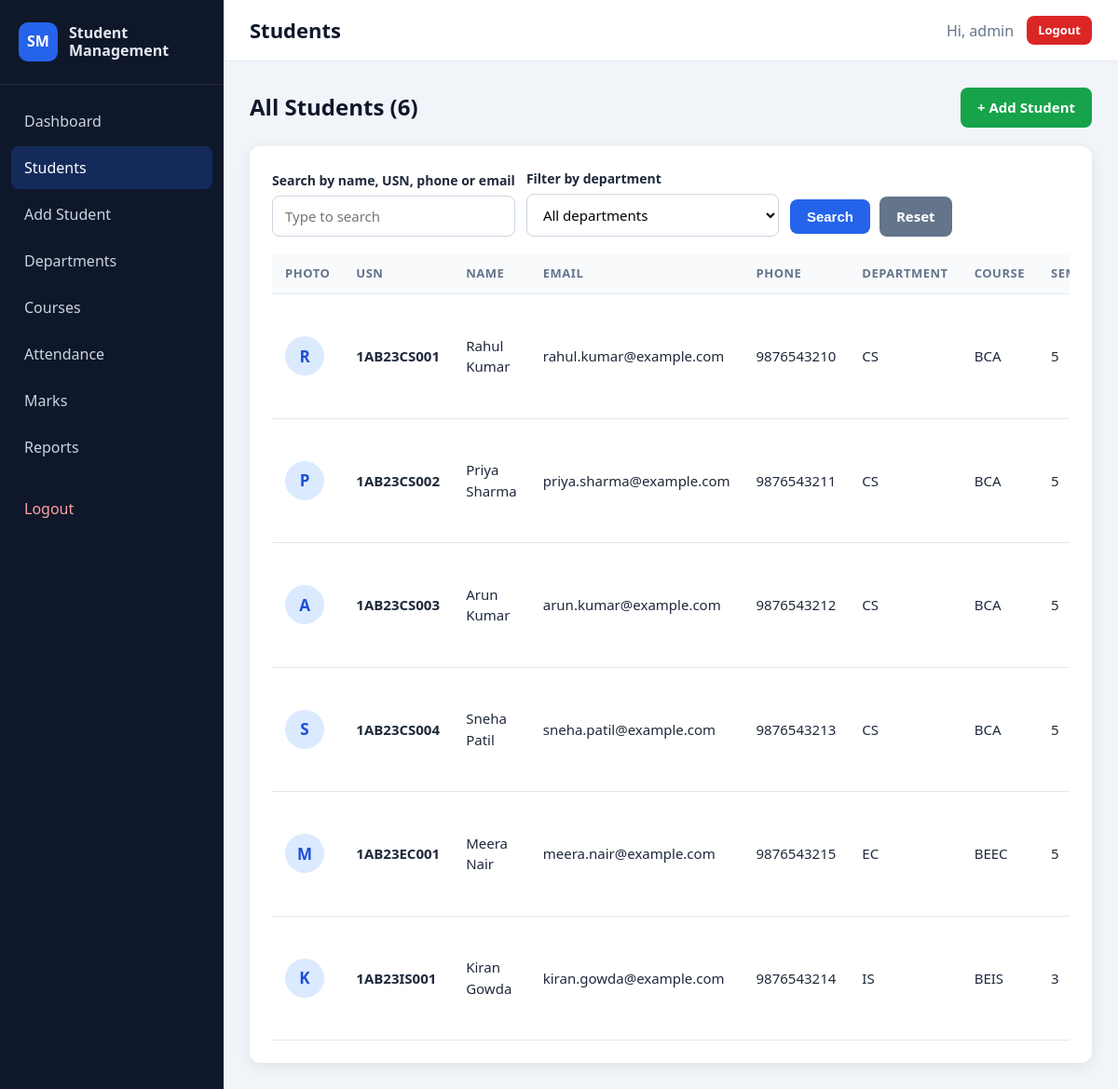
The app's page /students.php (signed in) with its own data.
### tables this page shows
CREATE TABLE students (
    id INT AUTO_INCREMENT PRIMARY KEY,
    usn VARCHAR(20) NOT NULL UNIQUE,
    full_name VARCHAR(100) NOT NULL,
    dob DATE NOT NULL,
    gender ENUM('Male', 'Female', 'Other') NOT NULL,
    email VARCHAR(120) NOT NULL,
    phone VARCHAR(15) NOT NULL,
    address TEXT NOT NULL,
    department_id INT NOT NULL,
    course_id INT NOT NULL,
    semester TINYINT NOT NULL,
    admission_year INT NOT NULL,
    photo VARCHAR(255) NULL,
    created_at TIMESTAMP DEFAULT CURRENT_TIMESTAMP,
    CONSTRAINT fk_students_department FOREIGN KEY (department_id)
        REFERENCES departments (id) ON DELETE RESTRICT,
    CONSTRAINT fk_students_course FOREIGN KEY (course_id)
        REFERENCES courses (id) ON DELETE RESTRICT
);

CREATE TABLE departments (
    id INT AUTO_INCREMENT PRIMARY KEY,
    department_name VARCHAR(100) NOT NULL,
    department_code VARCHAR(10) NOT NULL UNIQUE,
    created_at TIMESTAMP DEFAULT CURRENT_TIMESTAMP
);

CREATE TABLE courses (
    id INT AUTO_INCREMENT PRIMARY KEY,
    course_name VARCHAR(100) NOT NULL,
    course_code VARCHAR(15) NOT NULL UNIQUE,
    department_id INT NOT NULL,
    duration VARCHAR(30) NOT NULL,
    created_at TIMESTAMP DEFAULT CURRENT_TIMESTAMP,
    CONSTRAINT fk_courses_department FOREIGN KEY (department_id)
        REFERENCES departments (id) ON DELETE RESTRICT
);

### students.php (the view, shortened to what this page needs)
<?php
require_once __DIR__ . '/config/db.php';
require_once __DIR__ . '/includes/auth.php';
$searchText = trim($_GET['q'] ?? '');
$sql = "SELECT s.id, s.usn, s.full_name, s.email, s.phone, s.semester, s.photo, d.department_code, c.course_code
    FROM students s
    LEFT JOIN departments d ON s.department_id = d.id
    LEFT JOIN courses c ON s.course_id = c.id
    WHERE 1=1";
$types = '';
$params = [];
$sql .= " ORDER BY s.usn";
$students = fetch_rows($conn, $sql, $types, $params);
require_once __DIR__ . '/includes/header.php';
?>
<div class="page-header">
    <h2>All Students (<?= count($students) ?>)</h2>
    <a href="add_student.php" class="btn btn-success">+ Add Student</a>
</div>
<div class="card">
    <form method="GET" action="students.php" class="filter-form">
        <div class="form-group">
            <label for="q">Search by name, USN, phone or email</label>
            <input type="text" id="q" name="q" value="<?= e($searchText) ?>" placeholder="Type to search">
        </div>
        <div class="form-group">
            <label for="department_id">Filter by department</label>
            <select id="department_id" name="department_id">
                <option value="0">All departments</option>
            </select>
        </div>
        <div class="button-row">
            <button type="submit" class="btn">Search</button>
            <a href="students.php" class="btn btn-secondary">Reset</a>
        </div>
    </form>
    <div class="table-wrapper">
        <table>
            <thead>
            <tr>
                <th>Photo</th>
                <th>USN</th>
                <th>Name</th>
                <th>Email</th>
                <th>Phone</th>
                <th>Department</th>
                <th>Course</th>
                <th>Sem</th>
            </tr>
            </thead>
            <tbody>
            <?php foreach ($students as $student): ?>
                <tr>
                    <td><?php render_avatar($student['photo'], $student['full_name']); ?></td>
                    <td><strong><?= e($student['usn']) ?></strong></td>
                    <td><?= e($student['full_name']) ?></td>
                    <td><?= e($student['email']) ?></td>
                    <td><?= e($student['phone']) ?></td>
                    <td><?= e($student['department_code'] ?? '-') ?></td>
                    <td><?= e($student['course_code'] ?? '-') ?></td>
                    <td><?= e($student['semester']) ?></td>
                </tr>
            <?php endforeach; ?>
            </tbody>
        </table>
    </div>
</div>
<?php require_once __DIR__ . '/includes/footer.php'; ?>

### includes/auth.php (shortened to what this page needs)
<?php
function e($value)
{
    return htmlspecialchars((string) $value, ENT_QUOTES, 'UTF-8');
}
function fetch_rows(mysqli $conn, $sql, $types = '', array $params = [])
{
    if (empty($params)) {
        $result = $conn->query($sql);
    }
    return $result->fetch_all(MYSQLI_ASSOC);
}
function render_avatar($photo, $name, $class = 'avatar')
{
    if (!empty($photo)) {
        echo '<img class="' . e($class) . '" src="uploads/students/' . e($photo) . '" alt="Student photo">';
    } else {
        echo '<span class="' . e($class) . ' avatar-empty">' . e(strtoupper(substr($name, 0, 1))) . '</span>';
    }
}

### assets/css/style.css (style rules this page uses)
:root { --primary: #2563eb; --primary-dark: #1d4ed8; --success: #16a34a; --danger: #dc2626; --warning: #d97706; --dark: #0f172a; --sidebar: #0f172a; --text: #1e293b; --muted: #64748b; --border: #e2e8f0; --background: #f1f5f9; --card: #ffffff; --radius: 12px; --shadow: 0 4px 16px rgba(15, 23, 42, 0.08); }
* { box-sizing: border-box; margin: 0; padding: 0; }
body { font-family: "Segoe UI", Roboto, Arial, sans-serif; background: var(--background); color: var(--text); line-height: 1.5; min-height: 100vh; }
a { color: var(--primary); text-decoration: none; }
h1, h2, h3 { color: var(--dark); }
.page-header { display: flex; justify-content: space-between; align-items: center; flex-wrap: wrap; gap: 12px; margin-bottom: 20px; }
.card { background: var(--card); border-radius: var(--radius); box-shadow: var(--shadow); padding: 24px; margin-bottom: 24px; }
.btn { display: inline-block; border: none; border-radius: 8px; padding: 10px 18px; font-size: 15px; font-weight: 600; cursor: pointer; color: #fff; background: var(--primary); transition: background 0.2s, transform 0.1s; text-align: center; }
.btn-success { background: var(--success); }
.btn-secondary { background: #64748b; }
.button-row { display: flex; gap: 10px; flex-wrap: wrap; align-items: center; }
.form-group { display: flex; flex-direction: column; gap: 6px; }
.form-group label { font-weight: 600; font-size: 14px; }
.form-group input, .form-group select, .form-group textarea { padding: 11px 13px; border: 1px solid #cbd5e1; border-radius: 8px; font-size: 15px; font-family: inherit; background: #fff; width: 100%; }
.filter-form { display: flex; gap: 12px; flex-wrap: wrap; align-items: flex-end; margin-bottom: 18px; }
.filter-form .form-group { min-width: 180px; }
.table-wrapper { overflow-x: auto; }
table { width: 100%; border-collapse: collapse; font-size: 15px; }
th, td { padding: 12px 14px; text-align: left; border-bottom: 1px solid var(--border); vertical-align: middle; }
th { background: #f8fafc; color: var(--muted); font-size: 13px; text-transform: uppercase; letter-spacing: 0.04em; }
.avatar { width: 42px; height: 42px; border-radius: 50%; object-fit: cover; display: inline-flex; align-items: center; justify-content: center; background: #dbeafe; color: var(--primary-dark); font-weight: 700; }
.avatar-empty { font-size: 17px; }

### records on screen
students: full_name "R", usn "1AB23CS001", full_name "Rahul Kumar", email "rahul.kumar@example.com", phone "9876543210", department.department_code "CS", course.course_code "BCA", semester "5"
students: full_name "P", usn "1AB23CS002", full_name "Priya Sharma", email "priya.sharma@example.com", phone "9876543211", department.department_code "CS", course.course_code "BCA", semester "5"
students: full_name "A", usn "1AB23CS003", full_name "Arun Kumar", email "arun.kumar@example.com", phone "9876543212", department.department_code "CS", course.course_code "BCA", semester "5"
students: full_name "S", usn "1AB23CS004", full_name "Sneha Patil", email "sneha.patil@example.com", phone "9876543213", department.department_code "CS", course.course_code "BCA", semester "5"
students: full_name "M", usn "1AB23EC001", full_name "Meera Nair", email "meera.nair@example.com", phone "9876543215", department.department_code "EC", course.course_code "BEEC", semester "5"
students: full_name "K", usn "1AB23IS001", full_name "Kiran Gowda", email "kiran.gowda@example.com", phone "9876543214", department.department_code "IS", course.course_code "BEIS", semester "3"

### other values on screen
$pageTitle "Students"
$_SESSION['admin_username'] "admin"
count($students) "6"
